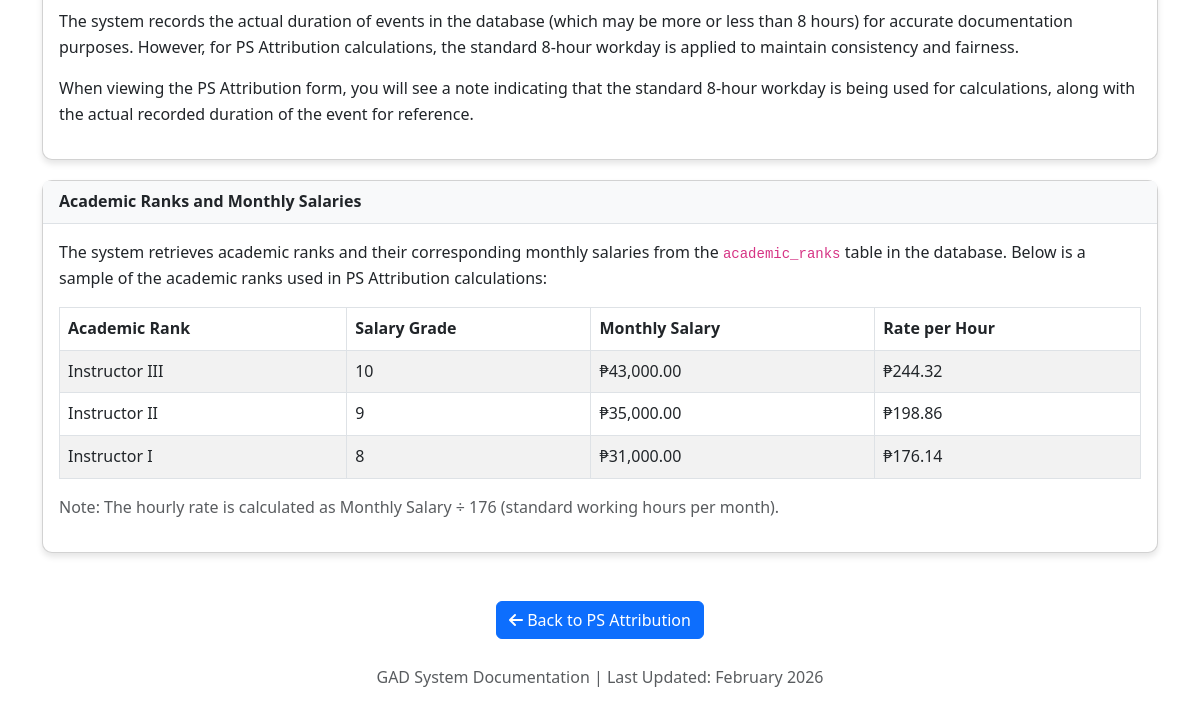
The app's page /NEW_GAD_system/ps_atrib/ps_docs.php (lower part), older data.
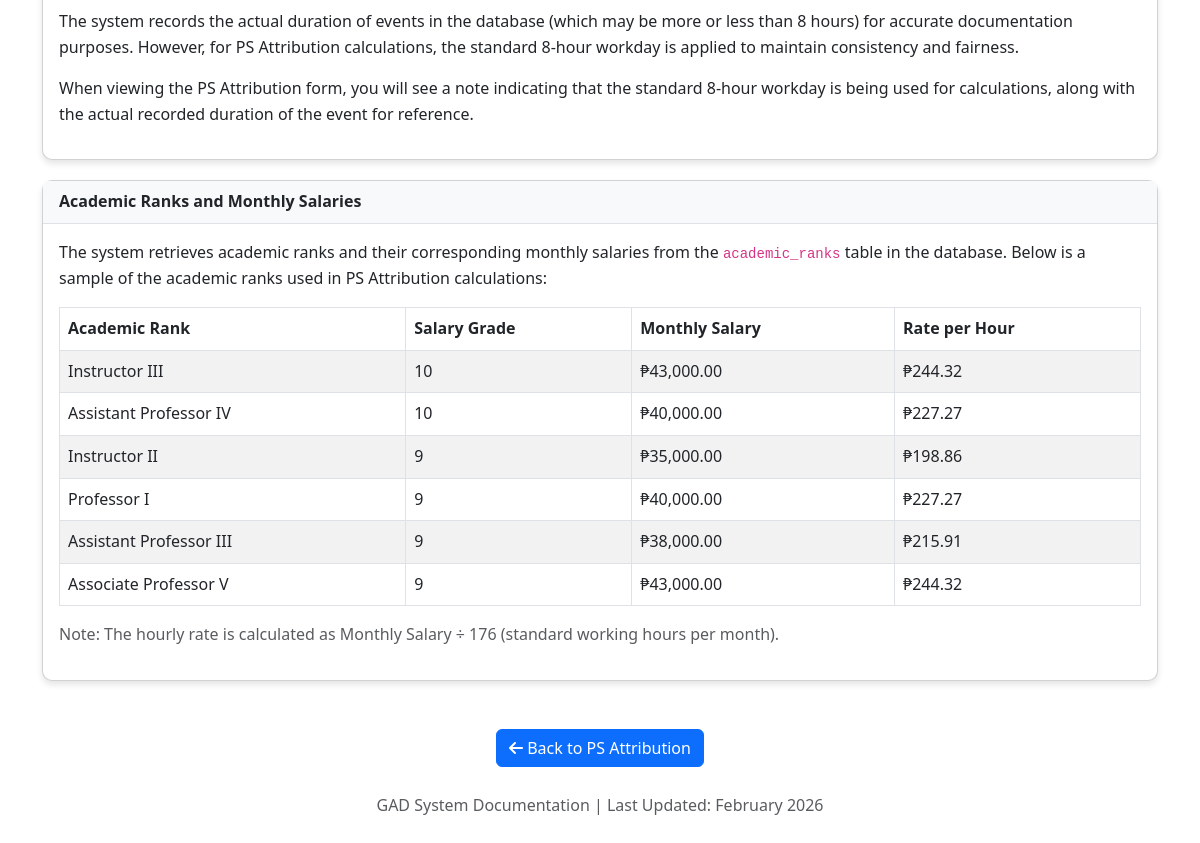
The same page, newer data.
### tables this page shows
CREATE TABLE IF NOT EXISTS `academic_ranks` (
  `id` int NOT NULL AUTO_INCREMENT,
  `academic_rank` varchar(100) NOT NULL,
  `salary_grade` int NOT NULL,
  `monthly_salary` decimal(10,2) NOT NULL,
  `hourly_rate` decimal(10,2) GENERATED ALWAYS AS ((`monthly_salary` / 176)) STORED,
  PRIMARY KEY (`id`)
);

### NEW_GAD_system/ps_atrib/ps_docs.php (the view, shortened to what this page needs)
<?php
require_once 'db_connection.php';
?>
<!DOCTYPE html>
<html lang="en" data-bs-theme="light">
<head>
    <link href="https://cdn.jsdelivr.net/npm/bootstrap@5.3.0/dist/css/bootstrap.min.css" rel="stylesheet">
    <link href="https://cdnjs.cloudflare.com/ajax/libs/font-awesome/6.4.0/css/all.min.css" rel="stylesheet">
</head>
<body>
    <div class="container">
        <div class="card">
            <div class="card-body">
                <p>
                    The system records the actual duration of events in the database (which may be more or less than 8 hours)
                    for accurate documentation purposes. However, for PS Attribution calculations, the standard 8-hour workday
                    is applied to maintain consistency and fairness.
                </p>
                <p>
                    When viewing the PS Attribution form, you will see a note indicating that the standard 8-hour workday
                    is being used for calculations, along with the actual recorded duration of the event for reference.
                </p>
            </div>
        </div>
        <div class="card">
            <div class="card-header">
                Academic Ranks and Monthly Salaries
            </div>
            <div class="card-body">
                <p>
                    The system retrieves academic ranks and their corresponding monthly salaries from the <code>academic_ranks</code>
                    table in the database. Below is a sample of the academic ranks used in PS Attribution calculations:
                </p>
                <table class="table table-bordered table-striped">
                    <thead>
                        <tr>
                            <th>Academic Rank</th>
                            <th>Salary Grade</th>
                            <th>Monthly Salary</th>
                            <th>Rate per Hour</th>
                        </tr>
                    </thead>
                    <tbody>
                    <?php
                    try {
                        $stmt = $pdo->query("SELECT academic_rank, salary_grade, monthly_salary, hourly_rate FROM academic_ranks ORDER BY salary_grade DESC LIMIT 6");
                        while ($row = $stmt->fetch(PDO::FETCH_ASSOC)) {
                            echo "<tr>";
                            echo "<td>" . htmlspecialchars($row['academic_rank']) . "</td>";
                            echo "<td>" . htmlspecialchars($row['salary_grade']) . "</td>";
                            echo "<td>₱" . number_format($row['monthly_salary'], 2) . "</td>";
                            echo "<td>₱" . number_format($row['hourly_rate'], 2) . "</td>";
                            echo "</tr>";
                        }
                    } catch (PDOException $e) {
                        echo "<tr><td colspan='4' class='text-center text-danger'>Error loading academic ranks: " . $e->getMessage() . "</td></tr>";
                    }
                    ?>
                    </tbody>
                </table>
                <p class="text-muted">
                    Note: The hourly rate is calculated as Monthly Salary ÷ 176 (standard working hours per month).
                </p>
            </div>
        </div>
        <p class="text-center text-muted mt-5">
            <a href="ps.php" class="btn btn-primary"><i class="fas fa-arrow-left"></i> Back to PS Attribution</a>
            <br><br>
            GAD System Documentation | Last Updated: <?php echo date("F Y"); ?>
        </p>
    </div>
</body>
</html>

Row changes from the older to the newer data that the page shows:
no longer on this page (row unchanged): academic_ranks: academic_rank "Instructor I", salary_grade "8", monthly_salary "31,000.00", hourly_rate "176.14"
added academic_ranks: academic_rank "Assistant Professor IV", salary_grade "10", monthly_salary "40,000.00", hourly_rate "227.27"
added academic_ranks: academic_rank "Professor I", salary_grade "9", monthly_salary "40,000.00", hourly_rate "227.27"
added academic_ranks: academic_rank "Assistant Professor III", salary_grade "9", monthly_salary "38,000.00", hourly_rate "215.91"
added academic_ranks: academic_rank "Associate Professor V", salary_grade "9", monthly_salary "43,000.00", hourly_rate "244.32"
